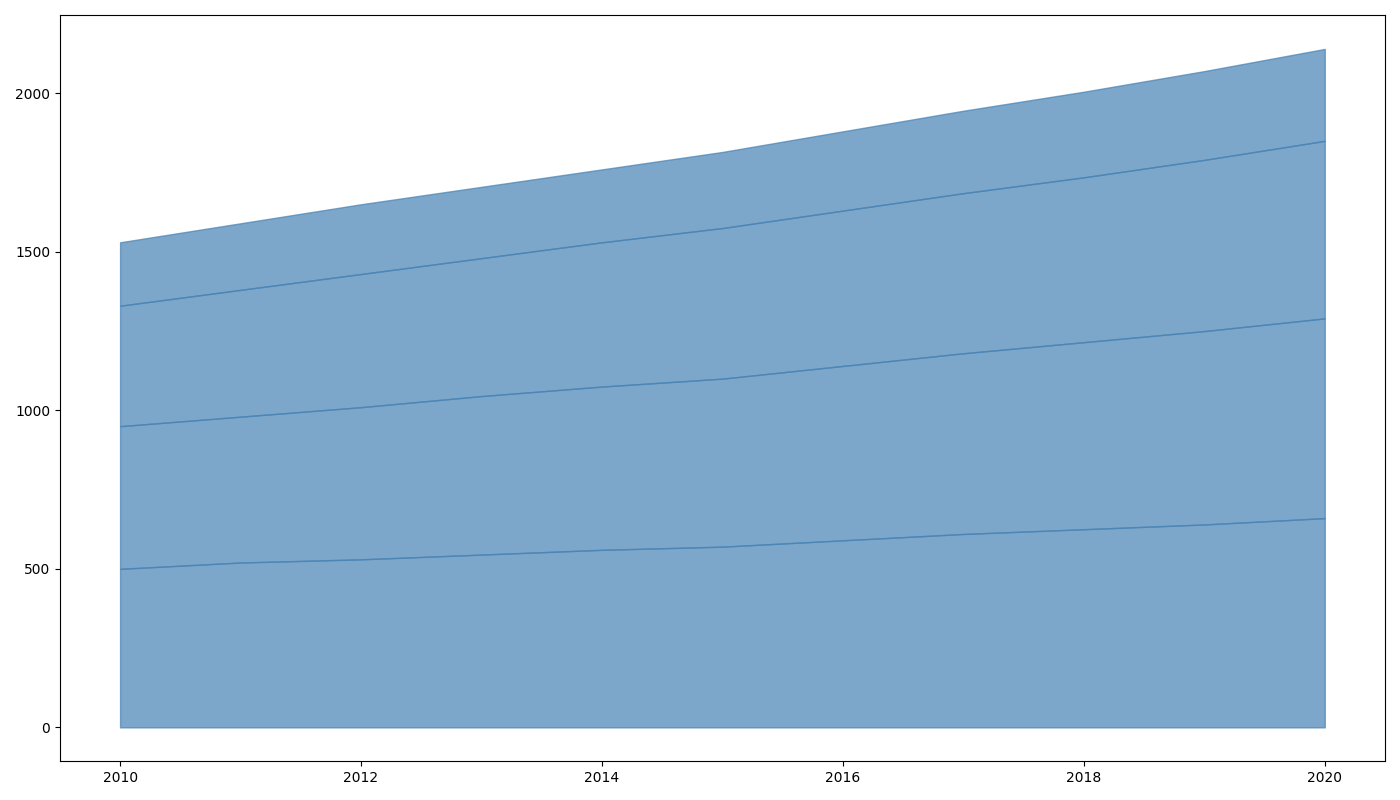

The Python source for this figure:
import matplotlib.pyplot as plt
import numpy as np

years = np.arange(2010, 2021)

wheat_harvest = np.array([500, 520, 530, 545, 560, 570, 590, 610, 625, 640, 660])
corn_harvest = np.array([450, 460, 480, 500, 515, 530, 550, 570, 590, 610, 630])
rice_harvest = np.array([380, 400, 420, 435, 455, 475, 490, 505, 520, 540, 560])
barley_harvest = np.array([200, 210, 220, 225, 230, 240, 250, 260, 270, 280, 290])

fig, ax = plt.subplots(figsize=(14, 8))

color = 'steelblue'

ax.fill_between(years, 0, wheat_harvest, color=color, alpha=0.7)
ax.fill_between(years, wheat_harvest, wheat_harvest + corn_harvest, color=color, alpha=0.7)
ax.fill_between(years, wheat_harvest + corn_harvest, wheat_harvest + corn_harvest + rice_harvest, color=color, alpha=0.7)
ax.fill_between(years, wheat_harvest + corn_harvest + rice_harvest, 
                wheat_harvest + corn_harvest + rice_harvest + barley_harvest, 
                color=color, alpha=0.7)

plt.tight_layout()

plt.show()
